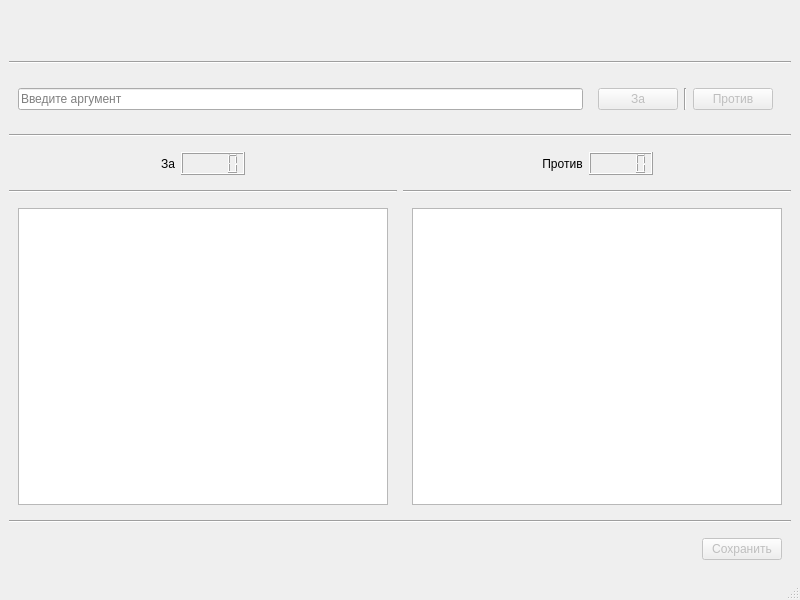
<?xml version="1.0" encoding="UTF-8"?>
<ui version="4.0">
 <class>MainWindow</class>
 <widget class="QMainWindow" name="MainWindow">
  <property name="geometry">
   <rect>
    <x>0</x>
    <y>0</y>
    <width>800</width>
    <height>600</height>
   </rect>
  </property>
  <property name="font">
   <font>
    <family>Arial</family>
    <weight>50</weight>
    <bold>false</bold>
   </font>
  </property>
  <property name="windowTitle">
   <string>Plan</string>
  </property>
  <widget class="QWidget" name="centralwidget">
   <layout class="QHBoxLayout" name="horizontalLayout_9">
    <item>
     <layout class="QVBoxLayout" name="verticalLayout_4">
      <item>
       <widget class="QLabel" name="label">
        <property name="font">
         <font>
          <family>Arial</family>
          <pointsize>30</pointsize>
          <weight>75</weight>
          <bold>true</bold>
         </font>
        </property>
        <property name="text">
         <string/>
        </property>
        <property name="alignment">
         <set>Qt::AlignBottom|Qt::AlignHCenter</set>
        </property>
       </widget>
      </item>
      <item>
       <layout class="QVBoxLayout" name="verticalLayout_3">
        <item>
         <widget class="Line" name="line">
          <property name="orientation">
           <enum>Qt::Horizontal</enum>
          </property>
         </widget>
        </item>
        <item>
         <widget class="QWidget" name="widget_5" native="true">
          <layout class="QHBoxLayout" name="horizontalLayout_6">
           <item>
            <widget class="QLineEdit" name="lineEdit">
             <property name="placeholderText">
              <string>Введите аргумент</string>
             </property>
            </widget>
           </item>
           <item>
            <widget class="QWidget" name="widget_4" native="true">
             <layout class="QHBoxLayout" name="horizontalLayout_5">
              <item>
               <widget class="QPushButton" name="pushButton">
                <property name="enabled">
                 <bool>false</bool>
                </property>
                <property name="sizeIncrement">
                 <size>
                  <width>0</width>
                  <height>0</height>
                 </size>
                </property>
                <property name="font">
                 <font>
                  <family>Arial</family>
                  <weight>50</weight>
                  <italic>false</italic>
                  <bold>false</bold>
                  <underline>false</underline>
                 </font>
                </property>
                <property name="layoutDirection">
                 <enum>Qt::LeftToRight</enum>
                </property>
                <property name="text">
                 <string>За</string>
                </property>
               </widget>
              </item>
              <item>
               <widget class="Line" name="line_6">
                <property name="orientation">
                 <enum>Qt::Vertical</enum>
                </property>
               </widget>
              </item>
              <item>
               <widget class="QPushButton" name="pushButton_2">
                <property name="enabled">
                 <bool>false</bool>
                </property>
                <property name="font">
                 <font>
                  <family>Arial</family>
                 </font>
                </property>
                <property name="text">
                 <string>Против</string>
                </property>
               </widget>
              </item>
             </layout>
            </widget>
           </item>
          </layout>
         </widget>
        </item>
        <item>
         <widget class="Line" name="line_2">
          <property name="orientation">
           <enum>Qt::Horizontal</enum>
          </property>
         </widget>
        </item>
        <item>
         <layout class="QHBoxLayout" name="horizontalLayout_7">
          <item>
           <layout class="QVBoxLayout" name="verticalLayout">
            <item>
             <widget class="QWidget" name="widget_7" native="true">
              <layout class="QHBoxLayout" name="horizontalLayout_2">
               <item>
                <spacer name="horizontalSpacer">
                 <property name="orientation">
                  <enum>Qt::Horizontal</enum>
                 </property>
                 <property name="sizeHint" stdset="0">
                  <size>
                   <width>40</width>
                   <height>20</height>
                  </size>
                 </property>
                </spacer>
               </item>
               <item>
                <widget class="QLabel" name="label_2">
                 <property name="text">
                  <string>За</string>
                 </property>
                 <property name="alignment">
                  <set>Qt::AlignCenter</set>
                 </property>
                </widget>
               </item>
               <item>
                <widget class="QLCDNumber" name="lcdNumber"/>
               </item>
               <item>
                <spacer name="horizontalSpacer_3">
                 <property name="orientation">
                  <enum>Qt::Horizontal</enum>
                 </property>
                 <property name="sizeHint" stdset="0">
                  <size>
                   <width>40</width>
                   <height>20</height>
                  </size>
                 </property>
                </spacer>
               </item>
              </layout>
             </widget>
            </item>
            <item>
             <widget class="Line" name="line_3">
              <property name="orientation">
               <enum>Qt::Horizontal</enum>
              </property>
             </widget>
            </item>
            <item>
             <widget class="QWidget" name="widget" native="true">
              <layout class="QHBoxLayout" name="horizontalLayout">
               <item>
                <widget class="QListWidget" name="listWidget"/>
               </item>
              </layout>
             </widget>
            </item>
           </layout>
          </item>
          <item>
           <layout class="QVBoxLayout" name="verticalLayout_2">
            <item>
             <widget class="QWidget" name="widget_6" native="true">
              <layout class="QHBoxLayout" name="horizontalLayout_3">
               <item>
                <spacer name="horizontalSpacer_4">
                 <property name="orientation">
                  <enum>Qt::Horizontal</enum>
                 </property>
                 <property name="sizeHint" stdset="0">
                  <size>
                   <width>40</width>
                   <height>20</height>
                  </size>
                 </property>
                </spacer>
               </item>
               <item>
                <widget class="QLabel" name="label_3">
                 <property name="text">
                  <string>Против</string>
                 </property>
                 <property name="alignment">
                  <set>Qt::AlignCenter</set>
                 </property>
                </widget>
               </item>
               <item>
                <widget class="QLCDNumber" name="lcdNumber_2"/>
               </item>
               <item>
                <spacer name="horizontalSpacer_2">
                 <property name="orientation">
                  <enum>Qt::Horizontal</enum>
                 </property>
                 <property name="sizeHint" stdset="0">
                  <size>
                   <width>40</width>
                   <height>20</height>
                  </size>
                 </property>
                </spacer>
               </item>
              </layout>
             </widget>
            </item>
            <item>
             <widget class="Line" name="line_4">
              <property name="orientation">
               <enum>Qt::Horizontal</enum>
              </property>
             </widget>
            </item>
            <item>
             <widget class="QWidget" name="widget_2" native="true">
              <layout class="QHBoxLayout" name="horizontalLayout_4">
               <item>
                <widget class="QListWidget" name="listWidget_2"/>
               </item>
              </layout>
             </widget>
            </item>
           </layout>
          </item>
         </layout>
        </item>
        <item>
         <widget class="Line" name="line_5">
          <property name="orientation">
           <enum>Qt::Horizontal</enum>
          </property>
         </widget>
        </item>
        <item>
         <widget class="QWidget" name="widget_3" native="true">
          <layout class="QHBoxLayout" name="horizontalLayout_8">
           <item>
            <spacer name="horizontalSpacer_5">
             <property name="orientation">
              <enum>Qt::Horizontal</enum>
             </property>
             <property name="sizeHint" stdset="0">
              <size>
               <width>40</width>
               <height>20</height>
              </size>
             </property>
            </spacer>
           </item>
           <item>
            <widget class="QPushButton" name="pushButton_3">
             <property name="enabled">
              <bool>false</bool>
             </property>
             <property name="text">
              <string>Сохранить</string>
             </property>
            </widget>
           </item>
          </layout>
         </widget>
        </item>
       </layout>
      </item>
     </layout>
    </item>
   </layout>
  </widget>
  <widget class="QMenuBar" name="menubar">
   <property name="geometry">
    <rect>
     <x>0</x>
     <y>0</y>
     <width>800</width>
     <height>24</height>
    </rect>
   </property>
  </widget>
  <widget class="QStatusBar" name="statusbar"/>
 </widget>
 <resources/>
 <connections/>
</ui>
